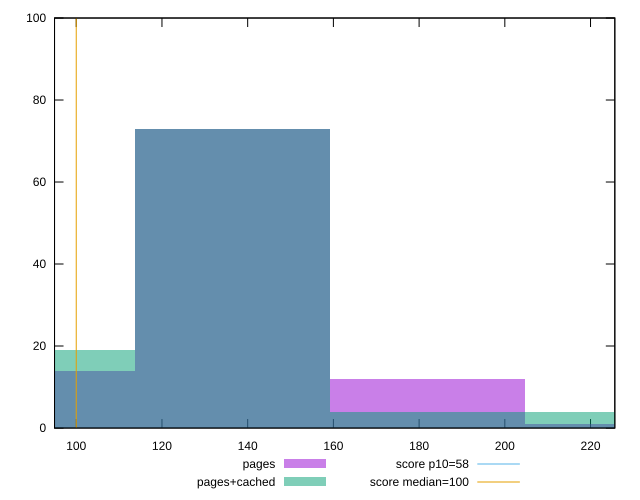

The script that saved this image:
reset

$pages <<EOF
181.9549814622354 12
227.44372682779425 1
136.46623609667654 73
90.9774907311177 14
EOF

$pagesCached <<EOF
181.9549814622354 4
136.46623609667654 73
227.44372682779425 4
90.9774907311177 19
EOF

set key outside below
set boxwidth 45.48874536555885
set xrange [94.93333333333334:225.66666666666669]
set yrange [0:100]
set trange [0:100]
set style fill transparent solid 0.5 noborder

set parametric
set terminal svg size 640, 500 enhanced background rgb 'white'
set output "report_00022_2021-02-20T12:08:46.964Z/estimated-input-latency/comparison/histogram/0_vs_1.svg"

plot $pages title "pages" with boxes, \
     $pagesCached title "pages+cached" with boxes, \
     58,t title "score p10=58", \
     100,t title "score median=100"

reset
